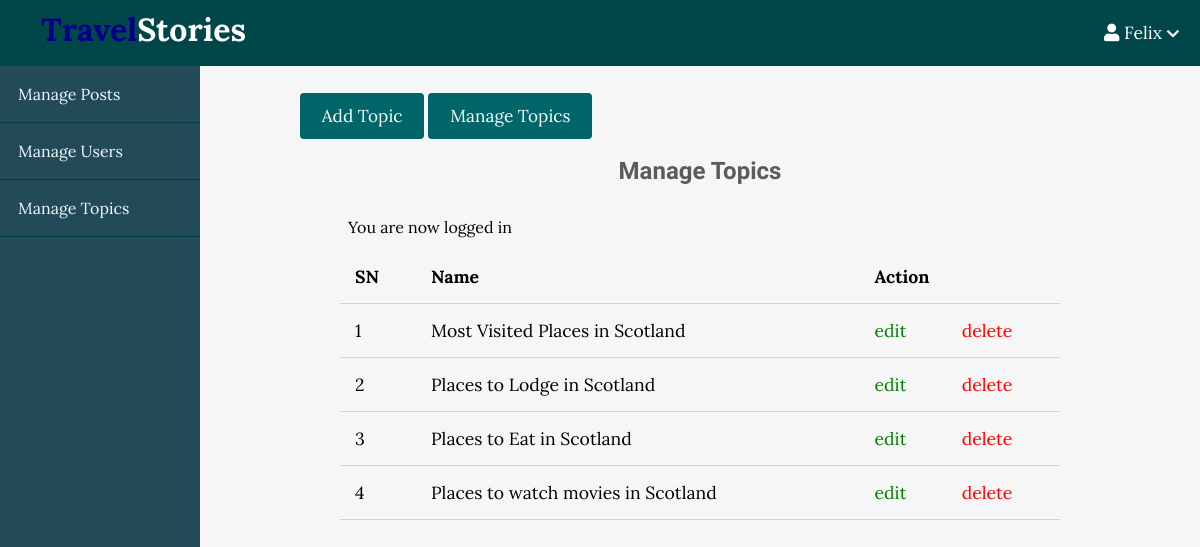
/admin/topics/index.php (signed in), run on the app's committed database.
### tables this page shows
CREATE TABLE `topics` (
  `id` int(11) NOT NULL,
  `name` varchar(100) NOT NULL,
  `description` text NOT NULL
);

### app/controllers/topics.php (called while the page is built, shortened)
<?php
include(ROOT_PATH . "/app/database/db.php");
$table = 'topics';
$topics = selectAll($table);

### app/database/db.php (called while the page is built, shortened)
<?php
require('connect.php');
function selectAll($table, $conditions = [])
{
    global $conn;
    $sql = "SELECT * FROM $table";
    if (empty($conditions)) {
        $stmt = $conn->prepare($sql);
        $stmt->execute();
        $records = $stmt->get_result()->fetch_all(MYSQLI_ASSOC);
        return $records;
    }
}

### admin/topics/index.php (the view, shortened to what this page needs)
<?php include(ROOT_PATH . "/app/controllers/topics.php");
?>
<!DOCTYPE html>
<html lang="en">
    <head>
        <link rel="stylesheet"
            href="https://use.fontawesome.com/releases/v5.7.2/css/all.css"
>
        <link rel="stylesheet" href="../../assets/css/style.css">
        <link rel="stylesheet" href="../../assets/css/admin.css">
    </head>
    <body>
    <?php include(ROOT_PATH . "/app/includes/adminHeader.php"); ?>
        <div class="admin-wrapper">
        <?php include(ROOT_PATH . "/app/includes/adminSidebar.php"); ?>
            <div class="admin-content">
                <div class="button-group">
                    <a href="create.php" class="btn btn-big">Add Topic</a>
                    <a href="index.php" class="btn btn-big">Manage Topics</a>
                </div>
                <div class="content">
                    <h2 class="page-title">Manage Topics</h2>
                    <?php include(ROOT_PATH . "/app/includes/messages.php"); ?>
                    <table>
                        <thead>
                            <th>SN</th>
                            <th>Name</th>
                            <th colspan="2">Action</th>
                        </thead>
                        <tbody>
                            <?php foreach ($topics as $key => $topic): ?>
                               <tr>
                                    <td><?php echo $key + 1; ?></td>
                                    <td><?php echo $topic['name']; ?></td>
                                    <td><a href="edit.php?id=<?php echo $topic['id']; ?>" class="edit">edit</a></td>
                                    <td><a href="index.php?del_id=<?php echo $topic['id']; ?>" class="delete">delete</a></td>
                                </tr>
                            <?php endforeach; ?>
                        </tbody>
                    </table>
                </div>
            </div>
        </div>
    </body>
</html>

### assets/css/style.css (style rules this page uses)
* { box-sizing: border-box; }
html, body { height: 100%; padding: 0px; margin: 0px; background: #f6f6f6; font-family: "Lora", serif; }
h1, h2, h3, h4, h5, h6 { font-family: "Candal", serif; color: #5c5b5b; margin: 5px; }
a { text-decoration: none; color: inherit; }
.btn { padding: 0.5rem 1rem; background: #006669; color: white; border: 1px solid transparent; border-radius: 0.25rem; font-size: 1.08em; font-family: "Lora", serif; }
.btn-big { padding: 0.7rem 1.3rem; line-height: 1.3rem; }
.content { width: 90%; margin: 30px auto 30px; }

### assets/css/admin.css (style rules this page uses)
.admin-wrapper { display: flex; height: calc(100% - 66px); }
.admin-wrapper .admin-content { flex: 8; height: 100%; padding: 40px 100px 100px; overflow-y: scroll; }
.admin-content .page-title { text-align: center; margin-bottom: 1.5rem; }
table { width: 100%; border-collapse: collapse; font-size: 1.1rem; }
th, td { padding: 15px; text-align: left; border-bottom: 1px solid #d3d3d3; }
.edit { color: green; }
.delete { color: red; }

### data on the page
topics: name "Most Visited Places in Scotland"
topics: name "Places to Lodge in Scotland"
topics: name "Places to Eat in Scotland"
topics: name "Places to watch movies in Scotland"

### other printed values
$_SESSION['username'] "Felix"
$_SESSION['message'] "You are now logged in"
